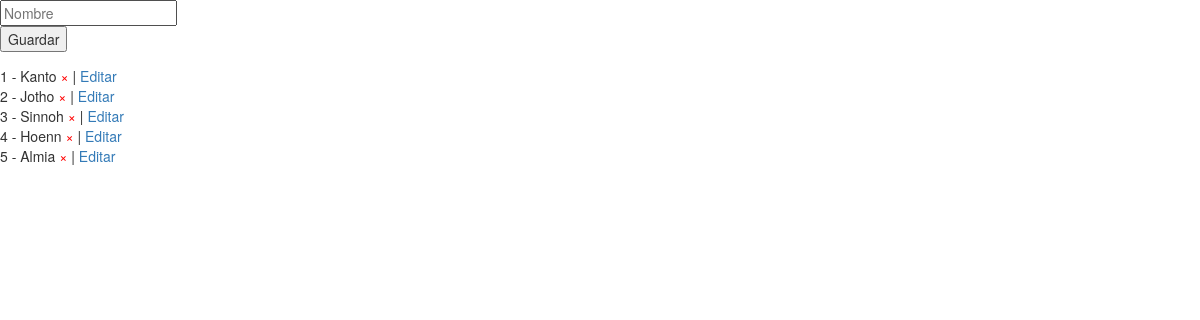
The app's page /pokemon/hoenn/regiones.php with its own data.
### tables this page shows
CREATE TABLE `regiones` (
  `id` int(11) NOT NULL AUTO_INCREMENT,
  `nombre` text NOT NULL,
  PRIMARY KEY (`id`)
);

### pokemon/hoenn/DB.php (called while the page is built, shortened)
<?php
class DB {
  private $user;
  private $pass;
  private $host;
  private $dbname;
  private $dbh;
  public function __construct($user, $pass, $host, $dbname){
    $this->user = $user;
    $this->pass = $pass;
    $this->host = $host;
    $this->dbname = $dbname;
  }
  private function connect(){
    $this->dbh = new PDO("mysql:host=".$this->host.";dbname=".$this->dbname."", $this->user, $this->pass);
    $this->dbh->setAttribute(PDO::ATTR_ERRMODE, PDO::ERRMODE_EXCEPTION);
    $this->dbh->setAttribute(PDO::ATTR_EMULATE_PREPARES, false);
    $this->dbh->setAttribute(PDO::ATTR_PERSISTENT, true);
    $this->dbh->setAttribute(PDO::MYSQL_ATTR_INIT_COMMAND, "SET NAMES utf8");
  }
  private function disconnect(){
    $this->dbh = null;
  }
  public function findAll($table, $data = array()){
    $sql = "SELECT * FROM $table WHERE ";
    $attrs = array();
    if(empty($attrs)){
      $sql .= "1";
    }
    $this->st = $this->dbh->prepare($sql);
    $this->st->setFetchMode(PDO::FETCH_ASSOC);
    $this->st->execute();
    $this->result = $this->st->FetchAll();
    return $this->utf8_decode_mix($this->result);
  }
  private function utf8_decode_mix($input, $decode_keys = false){
    if(is_array($input)){
        $result = array();
        foreach($input as $k => $v){
          $key = ($decode_keys)? utf8_decode($k) : $k;
          $result[$key] = $this->utf8_decode_mix( $v, $decode_keys);
        }
    } else {
      $result = utf8_decode($input);
    }
    return $result;
  }
}
?>

### pokemon/hoenn/regiones.php (the view)
<?php include "header.php"; ?>
<?php include "DB.php"; ?>
<form method="POST" action="saveregiones.php">
	<input type="text" id="nombre" name="nombre" placeholder="Nombre"> </br>
	<button type="submit">Guardar</button>
</form>
<?php
$db = new DB("root","110992","localhost","centrospokemon");
$regiones = $db->findAll('regiones');
foreach ($regiones as $region){
  echo $region['id']." - ".$region['nombre']." <a style=\"color:red\" href=\"delete.php?id=".$region['id']."\">&times;</a> | <a href=\"update.php?id=".$region['id']."\">Editar</a><br/>";
}
?>
<?php include "footer.php"; ?>

### records on screen
regiones: id "1", nombre "Kanto"
regiones: id "2", nombre "Jotho"
regiones: id "3", nombre "Sinnoh"
regiones: id "4", nombre "Hoenn"
regiones: id "5", nombre "Almia"
